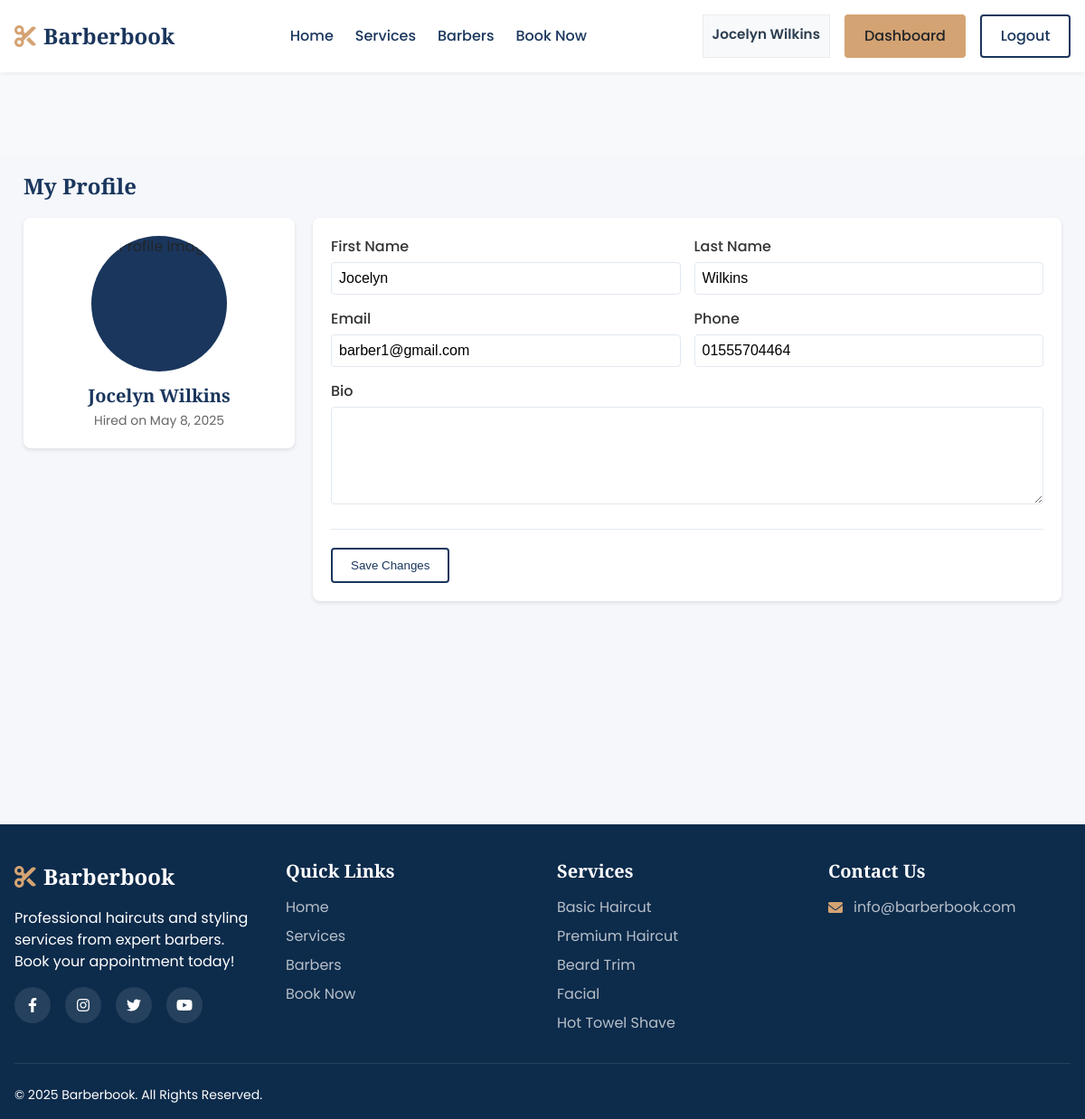
Page /barber/profile.php (signed in) on the committed database.
### tables this page shows
CREATE TABLE `barbers` (
  `UserID` int(11) NOT NULL,
  `FirstName` varchar(40) NOT NULL,
  `LastName` varchar(40) NOT NULL,
  `Email` varchar(100) NOT NULL,
  `Phone` varchar(11) NOT NULL,
  `PassHash` varchar(255) NOT NULL,
  `Salary` int(11) NOT NULL,
  `Bio` text DEFAULT NULL,
  `HireDate` date DEFAULT NULL
);

CREATE TABLE `services` (
  `ServiceID` int(11) NOT NULL,
  `Name` varchar(60) NOT NULL,
  `Description` text DEFAULT NULL,
  `Duration` int(11) NOT NULL,
  `Price` int(11) NOT NULL
);

### includes/functions.php (called while the page is built, shortened)
<?php
function isLoggedIn() {
    return isset($_SESSION['user_id']);
}
function isBarber() {
    return isset($_SESSION['user_type']) && $_SESSION['user_type'] === 'barber';
}

### barber/profile.php (the view, shortened to what this page needs)
<?php
require_once '../config/database.php';
require_once '../includes/functions.php';
$barber_id = $_SESSION['user_id'];
$barberQuery = "SELECT b.*, b.Email as UserEmail
                FROM Barbers b
                WHERE b.UserID = ?";
$barberStmt = $conn->prepare($barberQuery);
$barberStmt->bind_param("i", $barber_id);
$barberStmt->execute();
$barber = $barberStmt->get_result()->fetch_assoc();
include '../includes/header.php';
?>
<main>
    <section class="profile-section">
        <div class="container">
            <div class="section-header">
                <h1>My Profile</h1>
            </div>
            <div class="profile-container">
                <div class="profile-sidebar">
                    <div class="profile-card">
                        <div class="profile-image">
                            <img src="https://images.pexels.com/photos/15613465/pexels-photo-15613465/free-photo-of-man-with-beard-holding-scissors.jpeg?auto=compress&cs=tinysrgb&w=600" alt="Profile Image">
                        </div>
                        <div class="profile-info">
                            <h2><?php echo htmlspecialchars($barber['FirstName'] . ' ' . $barber['LastName']); ?></h2>
                            <p class="hire-date">Hired on <?php echo date('F j, Y', strtotime($barber['HireDate'])); ?></p>
                        </div>
                    </div>
                </div>
                <div class="profile-main">
                    <form method="POST" class="profile-form">
                        <div class="form-row">
                            <div class="form-group">
                                <label for="first_name">First Name</label>
                                <input type="text" id="first_name" name="first_name" value="<?php echo htmlspecialchars($barber['FirstName']); ?>" required>
                            </div>
                            <div class="form-group">
                                <label for="last_name">Last Name</label>
                                <input type="text" id="last_name" name="last_name" value="<?php echo htmlspecialchars($barber['LastName']); ?>" required>
                            </div>
                        </div>
                        <div class="form-row">
                            <div class="form-group">
                                <label for="email">Email</label>
                                <input type="email" id="email" name="email" value="<?php echo htmlspecialchars($barber['UserEmail']); ?>" required>
                            </div>
                            <div class="form-group">
                                <label for="phone">Phone</label>
                                <input type="tel" id="phone" name="phone" value="<?php echo htmlspecialchars($barber['Phone']); ?>" required>
                            </div>
                        </div>
                        <div class="form-group">
                            <label for="bio">Bio</label>
                            <textarea id="bio" name="bio" rows="5"><?php echo htmlspecialchars($barber['Bio']); ?></textarea>
                        </div>
                        <div class="form-actions">
                            <button type="submit" class="btn btn-primary">Save Changes</button>
                        </div>
                    </form>
                </div>
            </div>
        </div>
    </section>
</main>
<?php include '../includes/footer.php'; ?>

### includes/header.php (shortened to what this page needs)
<?php
$base_path = '';
if (strpos($_SERVER['PHP_SELF'], '/barber/') !== false || strpos($_SERVER['PHP_SELF'], '/customer/') !== false) {
    $base_path = '../';
}
?>
<!DOCTYPE html>
<html lang="en">
<head>
    <link rel="stylesheet" href="https://cdnjs.cloudflare.com/ajax/libs/font-awesome/6.0.0-beta3/css/all.min.css">
    <link rel="stylesheet" href="<?php echo $base_path; ?>assets/css/styles.css?v=<?php echo time(); ?>">
</head>
<body>
    <header class="header">
        <div class="container">
            <div class="header-inner">
                <div class="logo">
                    <a href="<?php echo $base_path; ?>index.php">
                        <i class="fas fa-cut"></i>
                        <span>Barberbook</span>
                    </a>
                </div>
                <nav class="navigation">
                    <ul class="nav-links">
                        <li><a href="<?php echo $base_path; ?>index.php" class="<?php echo (basename($_SERVER['PHP_SELF']) == 'index.php') ? 'active' : ''; ?>">Home</a></li>
                        <li><a href="<?php echo $base_path; ?>services.php" class="<?php echo (basename($_SERVER['PHP_SELF']) == 'services.php') ? 'active' : ''; ?>">Services</a></li>
                        <li><a href="<?php echo $base_path; ?>barbers.php" class="<?php echo (basename($_SERVER['PHP_SELF']) == 'barbers.php') ? 'active' : ''; ?>">Barbers</a></li>
                        <li><a href="<?php echo $base_path; ?>booking.php" class="<?php echo (basename($_SERVER['PHP_SELF']) == 'booking.php') ? 'active' : ''; ?>">Book Now</a></li>
                    </ul>
                </nav>
                <div class="auth-buttons">
                    <?php if (isLoggedIn()): ?>
                        <?php
                        $user_id = $_SESSION['user_id'];
                        $user_type = isBarber() ? 'Barbers' : 'Customers';
                        $name_query = "SELECT FirstName, LastName FROM $user_type WHERE UserID = ?";
                        $stmt = $conn->prepare($name_query);
                        $stmt->bind_param("i", $user_id);
                        $stmt->execute();
                        $result = $stmt->get_result();
                        $user = $result->fetch_assoc();
                        $user_name = $user ? htmlspecialchars($user['FirstName'] . ' ' . $user['LastName']) : '';
                        ?>
                        <span class="user-name"><?php echo $user_name; ?></span>
                        <?php if (isBarber()): ?>
                            <a href="<?php echo $base_path; ?>barber/dashboard.php" class="btn btn-secondary">Dashboard</a>
                        <?php else: ?>
                            <a href="<?php echo $base_path; ?>customer/dashboard.php" class="btn btn-secondary">Dashboard</a>
                        <?php endif; ?>
                        <a href="<?php echo $base_path; ?>logout.php" class="btn btn-outline">Logout</a>
                    <?php else: ?>
                        <a href="<?php echo $base_path; ?>login.php" class="btn btn-outline">Login</a>
                        <a href="<?php echo $base_path; ?>register.php" class="btn btn-primary">Register</a>
                    <?php endif; ?>
                </div>
            </div>
        </div>
    </header>
    <div class="flash-message-container">
    </div>

### includes/footer.php (shortened to what this page needs)
<?php
$base_path = '';
if (strpos($_SERVER['PHP_SELF'], '/barber/') !== false || strpos($_SERVER['PHP_SELF'], '/customer/') !== false) {
    $base_path = '../';
}
?>
<footer class="footer">
    <div class="container">
        <div class="footer-top">
            <div class="footer-info">
                <div class="footer-logo">
                    <i class="fas fa-cut"></i>
                    <span>Barberbook</span>
                </div>
                <p>Professional haircuts and styling services from expert barbers. Book your appointment today!</p>
                <div class="social-links">
                    <a href="#" class="social-link"><i class="fab fa-facebook-f"></i></a>
                    <a href="#" class="social-link"><i class="fab fa-instagram"></i></a>
                    <a href="#" class="social-link"><i class="fab fa-twitter"></i></a>
                    <a href="#" class="social-link"><i class="fab fa-youtube"></i></a>
                </div>
            </div>
            <div class="footer-links">
                <h3>Quick Links</h3>
                <ul>
                    <li><a href="<?php echo $base_path; ?>index.php">Home</a></li>
                    <li><a href="<?php echo $base_path; ?>services.php">Services</a></li>
                    <li><a href="<?php echo $base_path; ?>barbers.php">Barbers</a></li>
                    <li><a href="<?php echo $base_path; ?>booking.php">Book Now</a></li>
                </ul>
            </div>
            <div class="footer-links">
                <h3>Services</h3>
                <ul>
                    <?php
                    $sql = "SELECT ServiceID, Name FROM Services LIMIT 5";
                    $result = $conn->query($sql);
                    if ($result->num_rows > 0) {
                        while ($row = $result->fetch_assoc()) {
                            echo '<li><a href="' . $base_path . 'services.php?id=' . $row['ServiceID'] . '">' . htmlspecialchars($row['Name']) . '</a></li>';
                        }
                    }
                    ?>
                </ul>
            </div>
            <div class="footer-contact">
                <h3>Contact Us</h3>
                <p><i class="fas fa-envelope"></i> info@barberbook.com</p>
            </div>
        </div>
        <div class="footer-bottom">
            <p>&copy; <?php echo date('Y'); ?> Barberbook. All Rights Reserved.</p>
        </div>
    </div>
</footer>
</body>
</html>

### includes/header.php (style rules this page uses)
.user-name { color: #2c3e50; font-weight: 600; margin-right: 10px auto; font-size: 0.95em; padding: 10px; background: #f8f9fa; border: 1px solid #e9ecef; }

### barber/profile.php (style rules this page uses)
.profile-section { padding: 2rem 0; margin-top: 60px; min-height: calc(100vh - 60px); background-color: #f5f7fa; }
.section-header { margin-bottom: 2rem; padding: 0 1rem; }
.section-header h1 { margin: 0; font-size: 2.4rem; }
.profile-container { max-width: 1200px; margin: 0 auto; padding: 0 1rem; display: grid; grid-template-columns: 300px 1fr; gap: 2rem; }
.profile-sidebar { height: fit-content; }
.profile-card { background-color: white; border-radius: 8px; box-shadow: 0 2px 4px rgba(0,0,0,0.1); padding: 2rem; text-align: center; }
.profile-image { width: 150px; height: 150px; margin: 0 auto 1.5rem; border-radius: 50%; overflow: hidden; background-color: #1a365d; }
.profile-image img { width: 100%; height: 100%; object-fit: cover; }
.profile-info h2 { margin: 0 0 0.5rem; font-size: 2rem; }
.hire-date { color: #666; font-size: 1.4rem; margin: 0; }
.profile-main { background-color: white; border-radius: 8px; box-shadow: 0 2px 4px rgba(0,0,0,0.1); padding: 2rem; }
.profile-form { max-width: 800px; }
.form-row { display: grid; grid-template-columns: 1fr 1fr; gap: 1.5rem; }
.form-group { margin-bottom: 1.5rem; }
.form-group label { display: block; margin-bottom: 0.5rem; font-weight: 500; color: #333; }
.form-group input, .form-group textarea { width: 100%; padding: 0.8rem; border: 1px solid #e2e8f0; border-radius: 4px; font-size: 1.6rem; }
.form-group textarea { resize: vertical; }
.form-actions { margin-top: 2rem; padding-top: 2rem; border-top: 1px solid #e2e8f0; }

### rows in the picture
barbers: user_name "Jocelyn Wilkins", FirstName+LastName "Jocelyn Wilkins", HireDate "May 8, 2025", first_name "Jocelyn", last_name "Wilkins", email "barber1@gmail.com", phone "01555704464"
services: Name "Basic Haircut"
services: Name "Premium Haircut"
services: Name "Beard Trim"
services: Name "Facial"
services: Name "Hot Towel Shave"
